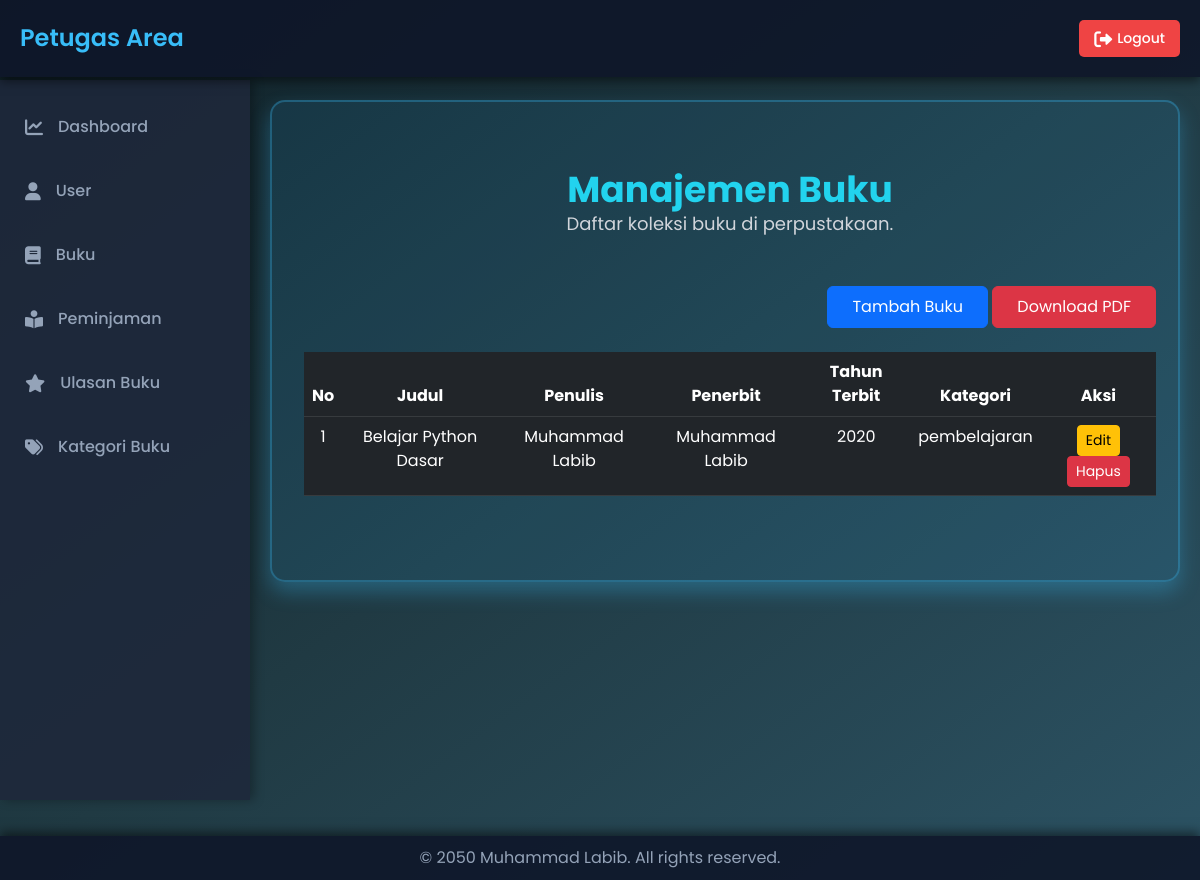
The page /petugas/index.php?hal=buku (signed in) on the database its author committed.
### tables this page shows
CREATE TABLE `labib_buku` (
  `bukuid` int(11) NOT NULL,
  `judul` varchar(255) NOT NULL,
  `penulis` varchar(255) NOT NULL,
  `penerbit` varchar(255) NOT NULL,
  `tahunterbit` int(11) NOT NULL,
  `cover` varchar(255) DEFAULT NULL,
  `bukupdf` varchar(255) DEFAULT NULL
);

### petugas/konten.php (called while the page is built, shortened)
<?php
class PageManager {
    private static $allowedPages = array(
        "dashboard",
        "user",
        "user_tambah",
        "user_edit",
        "user_hapus",
        "buku",
        "buku_tambah",
        "buku_edit",
        "buku_hapus",
        "kategoribuku",
        "kategoribuku_edit",
        "kategoribuku_tambah",
        "kategoribuku_hapus",
        "ulasan",
        "ulasan_hapus",
        "peminjaman",
        "peminjaman_hapus"
    );
    public static function getPage() {
        return isset($_GET['hal']) && self::isValidPage($_GET['hal']) ? $_GET['hal'] : "dashboard";
    }
    private static function isValidPage($page) {
        return in_array($page, self::$allowedPages);
    }
}
$hal = PageManager::getPage();
include "content_$hal.php";
?>

### petugas/content_buku.php (the view, shortened to what this page needs)
<?php
$query = "SELECT lb.bukuid, lb.judul, lb.penulis, lb.penerbit, lb.tahunterbit,
                 GROUP_CONCAT(lk.namakategori SEPARATOR ', ') AS kategori
          FROM labib_buku lb
          LEFT JOIN labib_kategoribuku_relasi lkr ON lb.bukuid = lkr.bukuid
          LEFT JOIN labib_kategoribuku lk ON lkr.kategoriid = lk.kategoriid
          GROUP BY lb.bukuid";
$result = mysqli_query($conn, $query);
?>
<!DOCTYPE html>
<html lang="id">
<head>
</head>
<body>
<div class="container py-5">
    <div class="text-center mb-5">
        <h1 class="text-4xl font-bold text-cyan-400">Manajemen Buku</h1>
        <p class="text-lg text-gray-300">Daftar koleksi buku di perpustakaan.</p>
    </div>
    <div class="mb-4 text-end">
        <a href="?hal=buku_tambah" class="btn btn-primary px-4 py-2">Tambah Buku</a>
        <button onclick="exportPDF()" class="btn btn-danger px-4 py-2">Download PDF</button>
    </div>
    <div class="table-responsive">
        <table class="table table-dark table-hover" id="myTable">
            <thead>
                <tr>
                    <th>No</th>
                    <th>Judul</th>
                    <th>Penulis</th>
                    <th>Penerbit</th>
                    <th>Tahun Terbit</th>
                    <th>Kategori</th>
                    <th>Aksi</th>
                </tr>
            </thead>
            <tbody>
                <?php
                $no = 1;
                while ($row = mysqli_fetch_assoc($result)) {
                    echo "<tr>";
                    echo "<td>" . $no++ . "</td>";
                    echo "<td>" . htmlspecialchars($row['judul']) . "</td>";
                    echo "<td>" . htmlspecialchars($row['penulis']) . "</td>";
                    echo "<td>" . htmlspecialchars($row['penerbit']) . "</td>";
                    echo "<td>" . htmlspecialchars($row['tahunterbit']) . "</td>";
                    echo "<td>" . (!empty($row['kategori']) ? htmlspecialchars($row['kategori']) : "Tanpa Kategori") . "</td>";
                    echo "<td>
                            <a href='?hal=buku_edit&id=" . $row['bukuid'] . "' class='btn btn-sm btn-warning'>Edit</a>
                            <a href='?hal=buku_hapus&id=" . $row['bukuid'] . "' class='btn btn-sm btn-danger' onclick='return confirm(\"Apakah Anda yakin ingin menghapus buku ini?\")'>Hapus</a>
                          </td>";
                    echo "</tr>";
                }
                ?>
            </tbody>
        </table>
    </div>
</div>
</body>
</html>

### petugas/index.php (style rules this page uses)
body { font-family: 'Poppins', sans-serif; margin: 0; padding: 0; background: linear-gradient(to bottom right, #0f2027, #203a43, #2c5364); color: #ffffff; overflow-x: hidden; }

### rows shown on the page
labib_buku: judul "Belajar Python Dasar", penulis "Muhammad Labib", penerbit "Muhammad Labib", tahunterbit "2020", kategori "pembelajaran"
